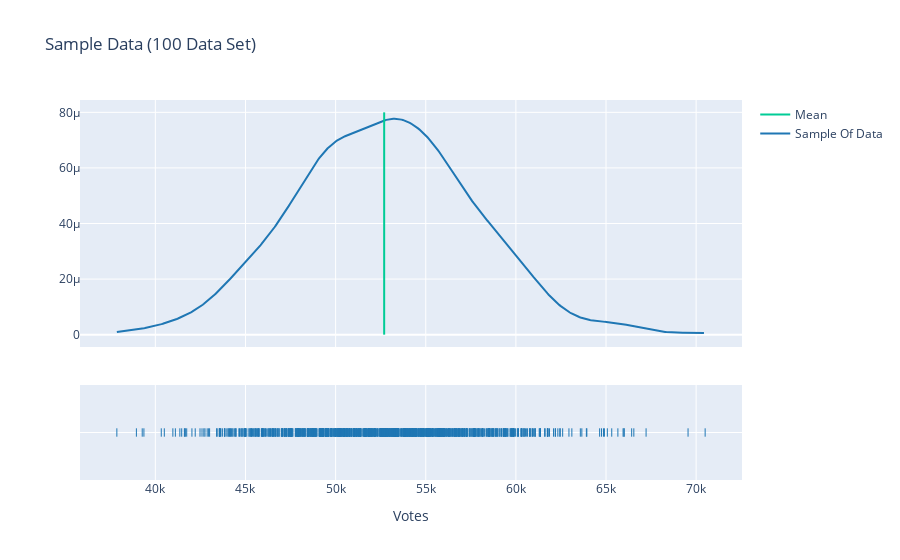

Here is the notebook cell this chart was saved with:
### Code cell
fig = ff.create_distplot([mean_list], ["Sample Of Data"], show_hist=False)
fig.add_traces(go.Scatter(x=[final_mean, final_mean], y=[0, 0.00008], mode="lines", name="Mean"))
fig.layout.update({
    "title": "Sample Data (100 Data Set)",
    "xaxis": {"title": "Votes"}
})
fig.show()

### Figure 1 — Plotly figure (JSON) as saved in the notebook; plotly's stock layout.template omitted (floating-point values rounded to 4 significant figures; data arrays with more than 128 entries replaced by an {"elided": "..."} marker saying what was removed)
{"data": [{"legendgroup": "Sample Of Data", "marker": {"color": "rgb(31, 119, 180)"}, "mode": "lines", "name": "Sample Of Data", "showlegend": true, "type": "scatter", "x": {"elided": "500 float values"}, "xaxis": "x", "y": {"elided": "500 float values"}, "yaxis": "y"}, {"legendgroup": "Sample Of Data", "marker": {"color": "rgb(31, 119, 180)", "symbol": "line-ns-open"}, "mode": "markers", "name": "Sample Of Data", "showlegend": false, "type": "scatter", "x": {"elided": "1000 float values"}, "xaxis": "x", "y": {"elided": "1000 str values"}, "yaxis": "y2"}, {"mode": "lines", "name": "Mean", "type": "scatter", "x": [52690.0, 52690.0], "y": [0, 8e-05]}], "layout": {"barmode": "overlay", "hovermode": "closest", "legend": {"traceorder": "reversed"}, "title": {"text": "Sample Data (100 Data Set)"}, "xaxis": {"anchor": "y2", "domain": [0, 1], "title": {"text": "Votes"}, "zeroline": false}, "yaxis": {"anchor": "free", "domain": [0.35, 1], "position": 0}, "yaxis2": {"anchor": "x", "domain": [0, 0.25], "dtick": 1, "showticklabels": false}}}
